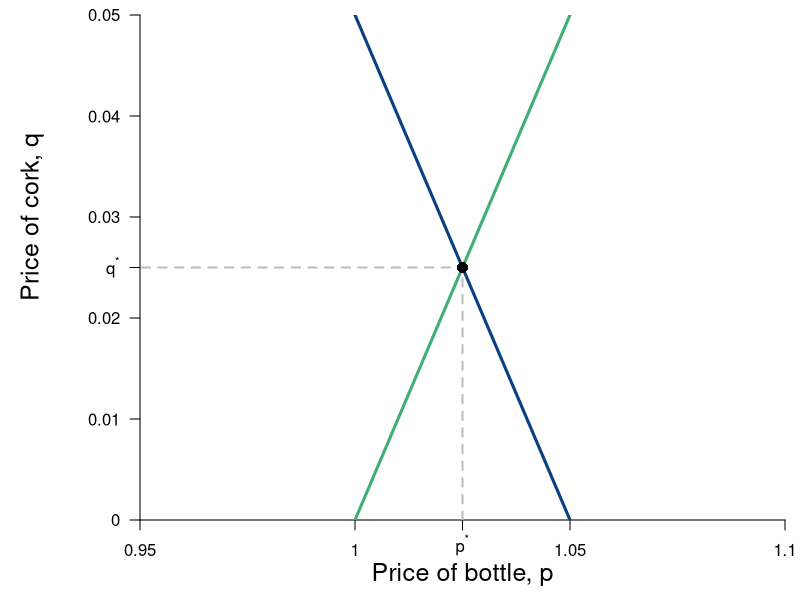

Write R code to recreate this figure.
#Graph Designer: Bridget Diana
#Authors: Bowles, Foley and Halliday
#Title: Coordination, Conflict and Competition: A Text in Microeconomics

library(shape)
pdf(file = "mathappendix/BottleCorkSystemOfEqns.pdf", width = 8, height = 6)
par(mar=c(4,7,0.75,0.75))

#Set parameters for graphics
axislabelsize <- 1.5
labelsize <- 1.1
graphlinewidth <- 3
segmentlinewidth <- 2

COL <- c("#7fc97f", "#beaed4", "#fdc086", "#ffff99", "#386cb0", "#f0027f", "#bf5b17", "#666666")
COLA <- c("#e0f3db", "#99d8c9","#66c2a4","#41ae76", "#238b45", "#005824")
COLB <- c("#4eb3d3", "#2b8cbe", "#0868ac","#084081")

xlims <- c(0.95, 1.1)
ylims <- c(0, 0.05)

npts <- 501 
x <- seq(xlims[1], xlims[2], length.out = npts)
y <- seq(ylims[1], ylims[2], length.out = npts) 

plot(0, 0, xlim = xlims, ylim = ylims, type = "n",
     xlab = expression(paste("")),
     ylab = expression(paste("")), 
     xaxt = "n", 
     yaxt = "n", 
     cex.lab = axislabelsize, 
     bty = "n", 
     xaxs="i", 
     yaxs="i"
)


ticksy <- seq(from = 0, to = ylims[2], by = .01)
ylabels <- seq(from = 0, to = ylims[2], by = .01)
ticksx <- seq(from = 0.9, to = xlims[2], by = .05)
xlabels <- seq(from = 0.9, to = xlims[2], by = .05)

axis(1, at = c(ticksx, 1.025), pos = 0, labels = c(xlabels,expression(paste(p^"*"))))
axis(2, at = c(ticksy,0.025), pos = 0.95, labels = c(ylabels,expression(paste(q^"*"))), las = 1)

npts <- 500 
xx1 <- seq(xlims[1], xlims[2], length.out = npts)
xx2 <- seq(0, xlims[2], length.out = npts)
xx3 <- seq(xlims[1], 0, length.out = npts)

#Axis labels
mtext(expression(paste("Price of bottle, ", p)), side = 1, line = 2.5, cex = axislabelsize)
text(0.925, 0.03, expression(paste("Price of cork, ", q)), xpd = TRUE, cex = axislabelsize, srt = 90) 


#equations:
abline(a=1.05, b=-1, col = COLB[4], lwd = graphlinewidth)
abline(a=-1, b=1,col=COLA[4], lwd = graphlinewidth )

#Segments before point
segments(0.9, 0.025, 1.025, 0.025, lty = 2, col = "gray", lwd = segmentlinewidth)
segments(1.025, 0, 1.025, 0.025, lty = 2, col = "gray", lwd = segmentlinewidth)


#Annotate point
points(1.025, 0.025, pch = 16, col = "black", cex = 1.5)


dev.off()
